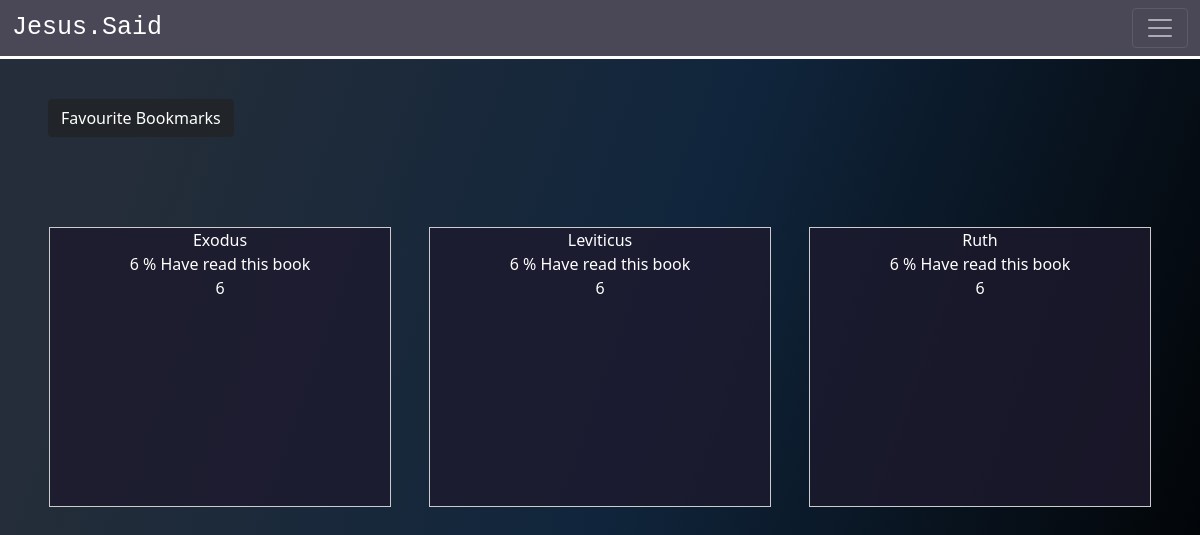
Page /BibleStudy/Book-Analytics on the earlier database version.
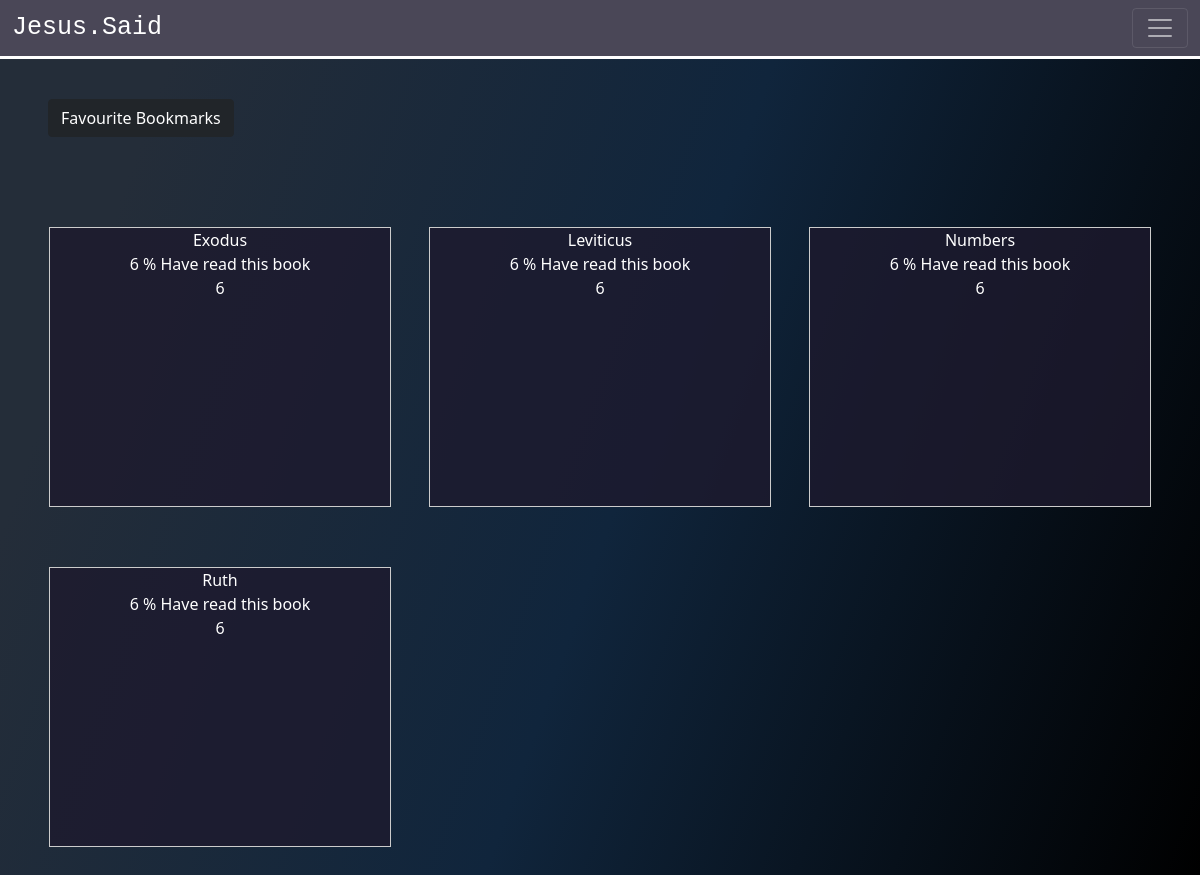
Same page on the later database version.
### BibleStudy/models.py (models this page shows, shortened)
class Books(models.Model):
    choices = (
        ('NT', 'NT'),
        ('OT', 'OT')
    )
    name = models.CharField(max_length=100, unique=True)
    book_id = models.CharField(max_length=30, unique=True)
    abbreviation = models.CharField(max_length=30, null=True)
    location = models.CharField(max_length=15, choices=choices)
    order = models.PositiveIntegerField(unique=True)
    chapters = models.PositiveIntegerField()

### BibleStudy/views.py (the view)
# urls.py: path('Book-Analytics', BooksAnalytics.as_view(), name='book-analytics' ),
class BooksAnalytics(TemplateView):
    template_name = 'BibleStudy/books_analytics.html'
    def get_context_data(self, **kwargs):
        context = super().get_context_data(**kwargs)
        prog = progress.objects.all()
        by_book = prog.values('book__name', 'book__book_id').order_by('book_id', 'book')
        context['books'] = by_book
        return context

### Users/templatetags/custom_filters.py (called while the page is built)
@register.filter
def get_read_count(book_id):
    print(book_id)
    prog = progress.objects.filter(book__book_id=book_id)
    total = prog.count()
    users = MyUser.objects.all().count()
    read_count = (total / users) * 100
    return round(read_count)

@register.filter
def get_complete_count(book_id):
    print(book_id)
    prog = progress.objects.filter(book__book_id=book_id)
    total = prog.count()
    users = MyUser.objects.all().count()
    read_count = (total / users) * 100
    return round(read_count)

### BibleStudy/templates/BibleStudy/books_analytics.html
{% extends 'Users/base.html' %}
{% load custom_filters %}
{% block content %}
<div class="content-container">
    <div style="margin: 40px 4%;">
        <a class="btn btn-dark" href="{% url 'my-bookmarks' %}">Favourite Bookmarks</a>
    </div>
    <div class="groups-view">
        {% for book in books %}
        <a href="" class="no-style">
            <div class="group-card">
                {{ book.book__name }}
                <div>
                    {{ book.book__book_id|get_read_count }} % Have read this book
                </div>
                <div>
                    {{ book.book__book_id|get_complete_count }}
                </div>
            </div>
        </a>
    {% endfor %}
</div>
{% endblock %}

Differences in the rows shown:
now on this page (row edited): Books: book__name "Numbers", book__book_id|get_read_count "6", book__book_id|get_complete_count "6"
